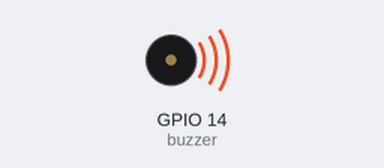
A program run on a simulated Raspberry Pi (BCM pin numbers). Parts: buzzer (waves = sounding). At 30.5 s the program stops and its outputs stay as they are.

Above: at 0.1 s.
At 30.6 s:
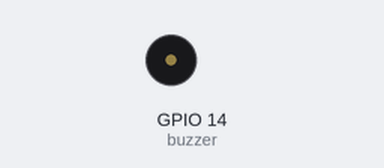
Timing chart, 0 to 32.0 s (numbered marks = the images above):
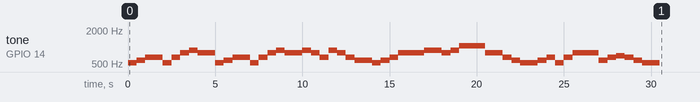

Measured:
- by itself, tone on GPIO 14 (buzzer): plays 523 Hz for 0.50 s, 587 Hz for 0.50 s, 659 Hz for 1.0 s, 523 Hz for 0.50 s, 659 Hz for 0.50 s, 784 Hz for 0.50 s … (46 notes in this stretch)

The program:

Buzzer11.py
```python
import RPi.GPIO as GPIO
import time

buzzer = 14
GPIO.setmode(GPIO.BCM)
GPIO.setup(buzzer, GPIO.OUT)

pwm = GPIO.PWM(buzzer, 1.0)
pwm.start(90.0)

scale = [523, 587, 659, 698, 784, 880, 988, 1047]
pongdang = [1, 2, 3, 3, 1, 3, 5, 6, 5, \
	1, 2, 3, 3, 1, 3, 5, 6, 5, \
	6, 5, 3, 6, 5, 3, 2, 2, 1, 2, 3, 5, 5, \
	6, 6, 5, 6, 8, 8, 8, 5, 5, 3, 2, 1, \
	2, 3, 1, 3, 5, 5, 5, 2, 3, 4, 3, 2, 1]

try:
	for i in range(0, 56):
		pwm.ChangeFrequency(scale[pongdang[i]-1])
		if i==8 or i==17 or i==30 or i==42 or i==55:
			time.sleep(1.0)
		else:
			time.sleep(0.5)
	pwm.stop()

finally:
	GPIO.cleanup()
```
